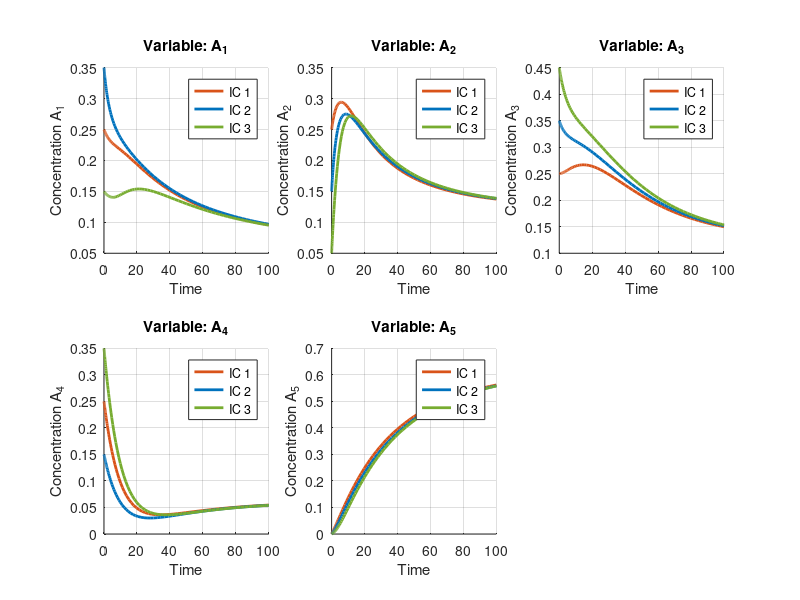

Write the MATLAB code that produced this figure. (Note: this script raises an error after producing the figure.)
function myRNDAC()
    % Clear workspace
    clear; clc; close all;
    
    % --- Define parameters ---
    % Rate constants
    k1 = 0.4; k2 = 0.3; k4 = 0.1; k5 = 0.05; k6 = 0.01;
    am = 0.05; b = 1;
    
    % Reaction orders
    p1 = -0.2; q1 = 4;  
    p2 = 3; q2 = -0.5;  
    
    % Pack all parameters into a structure
    params.k1 = k1; params.k2 = k2; params.k4 = k4; params.k5 = k5; params.k6 = k6;
    params.am = am; params.b = b;
    params.p1 = p1; params.q1 = q1; params.p2 = p2; params.q2 = q2;
    
    % --- Time span for simulation ---
    tspan = [0 100];
    
    % --- Multiple initial conditions ---
    initial_conditions = [
        0.25, 0.25, 0.25, 0.25, 0;  % IC 1
        0.35, 0.15, 0.35, 0.15, 0;  % IC 2  
        0.15, 0.05, 0.45, 0.35, 0   % IC 3
    ];
    
    % --- Colors for different ICs ---
    colors = [0.8500, 0.3250, 0.0980;  % Orange
              0.0000, 0.4470, 0.7410;  % Blue
              0.4660, 0.6740, 0.1880]; % Green
    
    % --- Create figure with subplots ---
    figure('Position', [100, 100, 1400, 800]);
    
    % Variable names
    var_names = {'A_1', 'A_2', 'A_3', 'A_4', 'A_5'};
    
    % Loop through initial conditions
    for ic = 1:size(initial_conditions, 1)
        y0 = initial_conditions(ic, :)';
        
        % Solve ODE system
        [t, y] = ode45(@(t, y) chemicalODEs(t, y, params), tspan, y0);
        
        % Plot each variable
        for var = 1:5
            subplot(2, 3, var);
            hold on;
            plot(t, y(:, var), 'Color', colors(ic, :), 'LineWidth', 2, ...
                 'DisplayName', ['IC ', num2str(ic)]);
            title(['Variable: ', var_names{var}]);
            xlabel('Time');
            ylabel(['Concentration ', var_names{var}]);
            grid on;
            legend('Location', 'best');
        end
    end
    
    % Add phase plot
    % subplot(2, 3, 6);
    % hold on;
    % for ic = 1:size(initial_conditions, 1)
    %     y0 = initial_conditions(ic, :)';
    %     [t, y] = ode45(@(t, y) chemicalODEs(t, y, params), tspan, y0);
    %     plot(y(:, 1), y(:, 2), 'Color', colors(ic, :), 'LineWidth', 2, ...
    %          'DisplayName', ['IC ', num2str(ic)]);
    % end
    % title('Phase Plot: x_1 vs x_2');
    % xlabel('x_1');
    % ylabel('x_2');
    % grid on;
    % legend('Location', 'best');
    
    sgtitle('RNDAC');
end

% --- ODE Function Definition ---
function dxdt = chemicalODEs(t, x, params)
    % Extract parameters
    k1 = params.k1; k2 = params.k2; k4 = params.k4; 
    k5 = params.k5; k6 = params.k6; am = params.am; b = params.b;
    p1 = params.p1; q1 = params.q1; p2 = params.p2; q2 = params.q2;
    
    % Initialize derivatives
    dxdt = zeros(5, 1);
    
    % ODE equations 
    dxdt(1) = k1 * x(1)^(p1) * x(2)^(q1) - k2 * x(1)^(p2) * x(2)^(q2);
    dxdt(2) = - k1*x(1)^(p1)*x(2)^(q1) + k2*x(1)^(p2)*x(2)^(q2) - am*x(2) + am*b*x(3) + k4*x(4) -k5*x(2);
    dxdt(3) = am * x(2) - am * b * x(3);
    dxdt(4) = k6 * x(5) - k4 * x(4);
    dxdt(5) = k5 * x(2) - k6 * x(5);
end